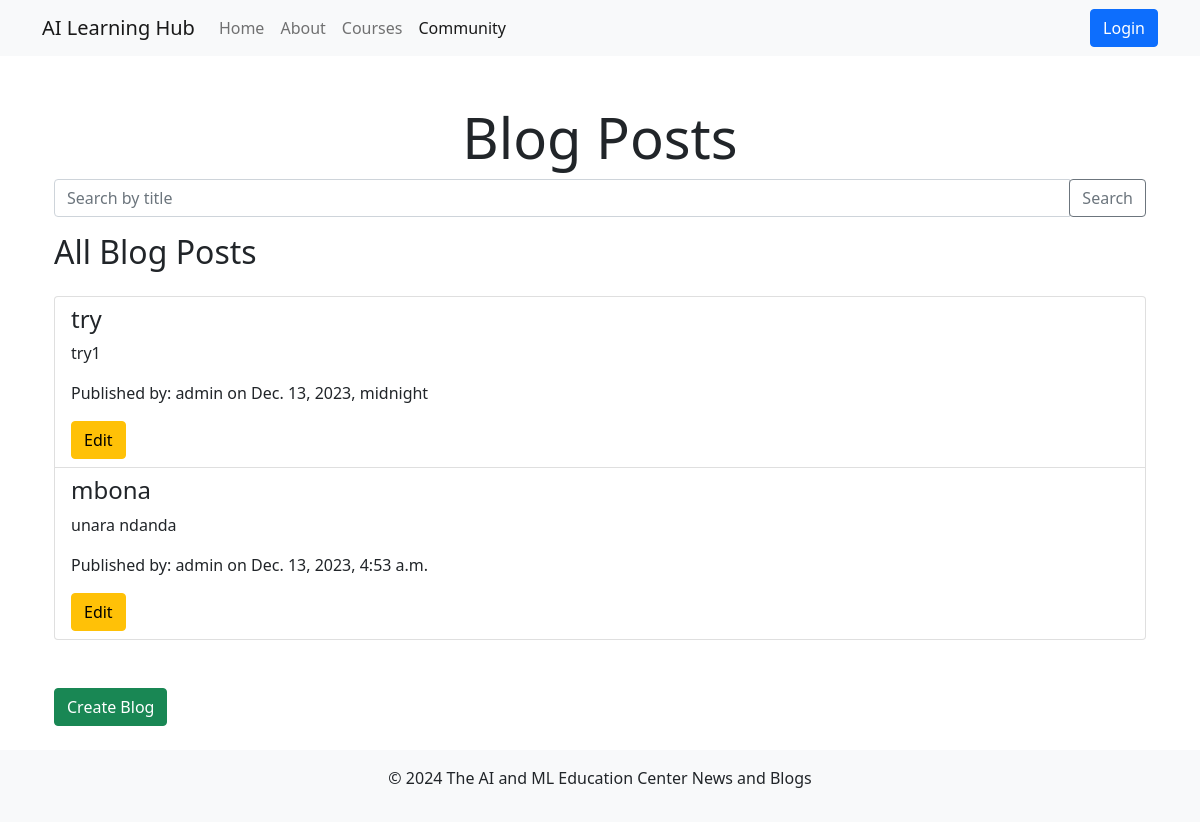
The page /blog/ on the database as committed earlier.
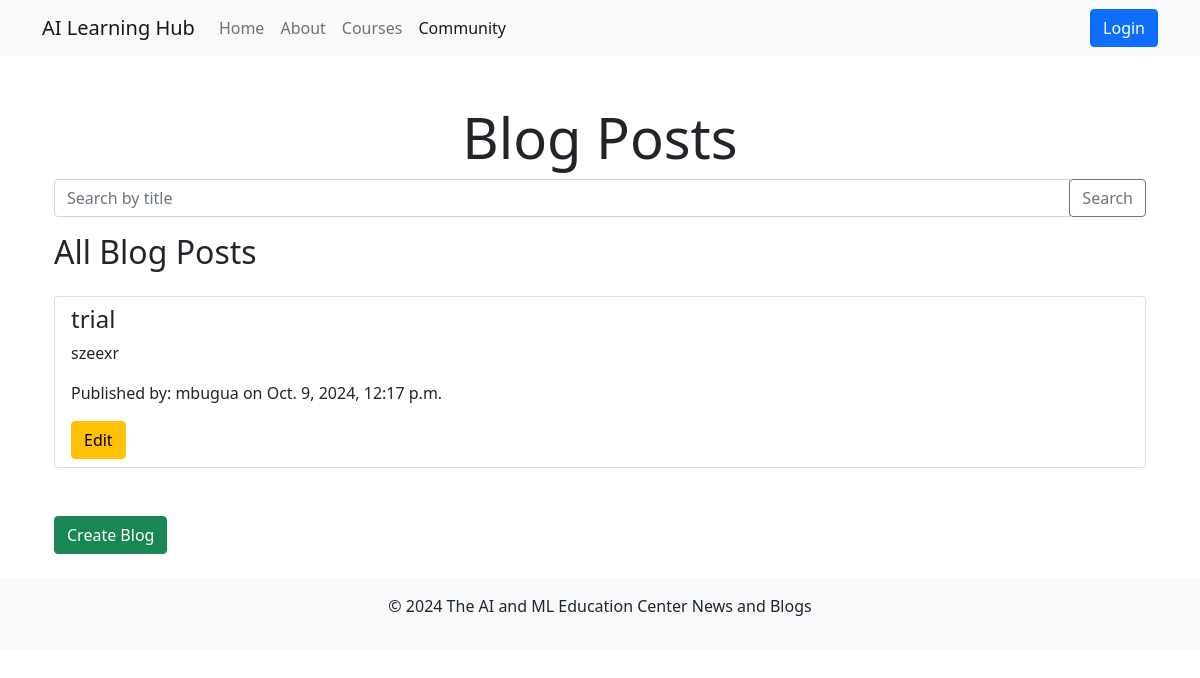
The same page on the database as committed later.
### apps/models.py (models this page shows, shortened)
class BlogPost(models.Model):
    user = models.ForeignKey(User, on_delete=models.CASCADE)
    title = models.CharField(max_length=200)
    content = models.TextField()
    pub_date = models.DateTimeField('date published')

### apps/views.py (the view)
# urls.py: path('blog/', views.BlogPostListView.as_view(), name='blog_post_list'),
class BlogPostListView(ListView):
    model = BlogPost
    template_name = 'blog_post_list.html'
    context_object_name = 'posts'
    def get_queryset(self):
        query = self.request.GET.get('q')
        if query:
            return BlogPost.objects.filter(Q(title__icontains=query))
        else:
            return BlogPost.objects.all()
    def get_context_data(self, **kwargs):
        context = super().get_context_data(**kwargs)
        latest_posts = Post.objects.all().order_by('-pub_date')[:5]
        popular_tags = Tag.objects.filter(popular=True)
        context['latest_posts'] = latest_posts
        context['popular_tags'] = popular_tags
        context['query'] = self.request.GET.get('q', '')
        context['message'] = f'Search results for "{context["query"]}"' if context['query'] else 'All Blog Posts'
        return context

### apps/templates/blog_post_list.html (shortened to what this page needs)
{% extends 'base.html' %}
{% block content %}
   <div class="container">
       <h1 class="display-4 text-center mt-5">Blog Posts</h1>
       <form method="GET" class="mb-3">
           <div class="input-group">
               <input type="text" class="form-control" name="q" placeholder="Search by title" value="{{ query }}">
               <div class="input-group-append">
                   <button type="submit" class="btn btn-outline-secondary">Search</button>
               </div>
           </div>
       </form>
       <h2 class="mb-4">{{ message }}</h2>
       {% if posts %}
           <ul class="list-group mb-5">
               {% for post in posts %}
                   <li class="list-group-item">
                       <h4>{{ post.title }}</h4>
                       <p>{{ post.content }}</p>
                       <p>Published by: {{ post.user.username }} on {{ post.pub_date }}</p>
                       <a href="{% url 'blog:edit_blog_post' pk=post.pk %}" class="btn btn-warning">Edit</a>
                   </li>
               {% endfor %}
           </ul>
       {% else %}
           <p class="text-center">No blog posts available.</p>
       {% endif %}
       <a href="{% url 'blog:create_blog_post' %}" class="btn btn-success">Create Blog</a>
   </div>
{% endblock %}

Rows that differ between the two databases and show on the page:
removed BlogPost: title "mbona", content "unara ndanda", user.username "admin", pub_date "Dec. 13, 2023, 4:53 a.m."
changed BlogPost: title "try" → "trial"; content "try1" → "szeexr"; user.username "admin" → "mbugua"; pub_date "Dec. 13, 2023, midnight" → "Oct. 9, 2024, 12:17 p.m."
